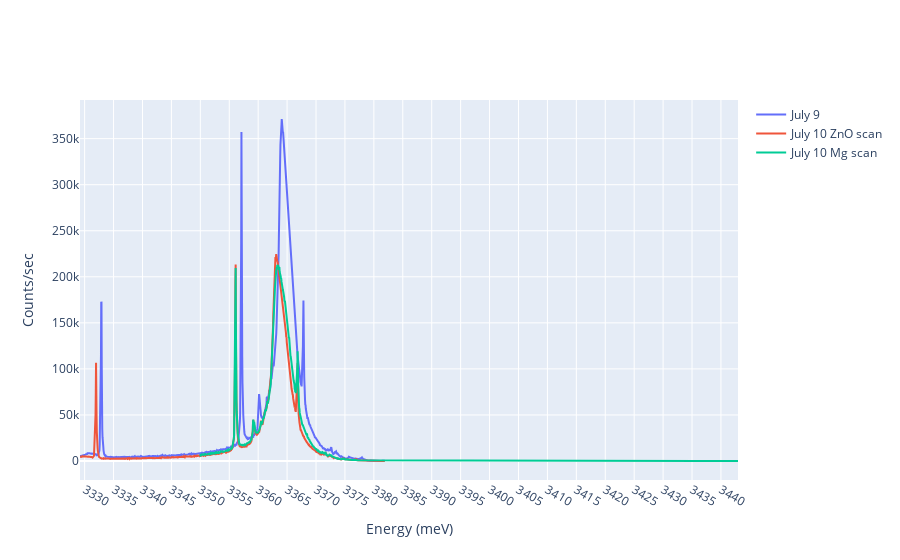

This figure's notebook cell:
### Code cell
import numpy as np
import matplotlib.pyplot as plt
import pandas as pd
import plotly.express as px
import plotly.graph_objects as go

#E = hc/lambda in eV calculations
h = 6.62607004*10**(-34) # m^2kg/s
c = 299792458 # m/s
eV = 1.602176634*10**(-19) # J
Conversion = h*c/eV

FileNames = [0]*3
for i in range(len(FileNames)):
    if i <= 0:
        string = '202007090%.0f' %(i+3)
    else:
        string = '202007100%.0f' %(i+5)
    FileNames[i] = [string]
    print(FileNames[i])


fig = go.Figure()

names = ['July 9', 'July 10 ZnO scan', 'July 10 Mg scan']

for j in range(len(FileNames)):
    
    
    Wavelength, Count = np.genfromtxt(FileNames[j][0], delimiter="\t", unpack = True, skip_header=4)
    EnergyEV = [0]*len(Wavelength)
    
    Wavelength = Wavelength*10**(-9)*1.000289
    EnergyEV = Conversion/Wavelength*1000
    
    # Add traces
    fig.add_trace(go.Scatter(x=EnergyEV, y=Count,
                    mode='lines',
                    #name='%.0f' %j, 
                            name = names[j]))

fig['layout']['xaxis'].update(title='Energy (meV)', dtick=5, autorange=True)
fig['layout']['yaxis'].update(title='Counts/sec', autorange=True)
fig.update_layout(showlegend=True)
#fig.write_image("H1090 ZnO scan.png")
fig.show()

### Figure 1 — Plotly figure (JSON) as saved in the notebook; plotly's stock layout.template omitted (floating-point values rounded to 4 significant figures; data arrays with more than 128 entries replaced by an {"elided": "..."} marker saying what was removed)
{"data": [{"mode": "lines", "name": "July 9", "type": "scatter", "x": {"elided": "1161 float values"}, "y": {"elided": "1161 int values"}}, {"mode": "lines", "name": "July 10 ZnO scan", "type": "scatter", "x": {"elided": "1161 float values"}, "y": {"elided": "1161 int values"}}, {"mode": "lines", "name": "July 10 Mg scan", "type": "scatter", "x": {"elided": "2001 float values"}, "y": {"elided": "2001 int values"}}], "layout": {"showlegend": true, "xaxis": {"autorange": true, "dtick": 5, "title": {"text": "Energy (meV)"}}, "yaxis": {"autorange": true, "title": {"text": "Counts/sec"}}}}
